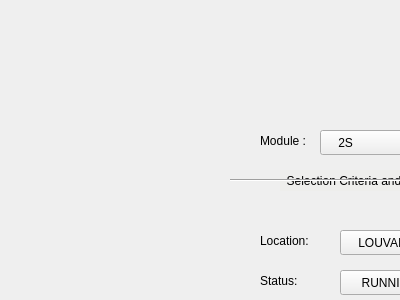
<?xml version="1.0" encoding="UTF-8"?>
<ui version="4.0">
 <class>Form</class>
 <widget class="QWidget" name="Form">
  <property name="geometry">
   <rect>
    <x>0</x>
    <y>0</y>
    <width>400</width>
    <height>300</height>
   </rect>
  </property>
  <property name="windowTitle">
   <string>Form</string>
  </property>
  <widget class="Line" name="line">
   <property name="geometry">
    <rect>
     <x>230</x>
     <y>360</y>
     <width>1461</width>
     <height>20</height>
    </rect>
   </property>
   <property name="orientation">
    <enum>Qt::Horizontal</enum>
   </property>
  </widget>
  <widget class="QLabel" name="label_2">
   <property name="geometry">
    <rect>
     <x>280</x>
     <y>359</y>
     <width>51</width>
     <height>21</height>
    </rect>
   </property>
   <property name="styleSheet">
    <string notr="true">font: 75 12pt &quot;Ubuntu Condensed&quot;;
background-color: rgb(238, 238, 236);
</string>
   </property>
   <property name="text">
    <string>  Status</string>
   </property>
  </widget>
  <widget class="QWidget" name="widget" native="true">
   <property name="geometry">
    <rect>
     <x>850</x>
     <y>100</y>
     <width>901</width>
     <height>261</height>
    </rect>
   </property>
  </widget>
  <widget class="QLabel" name="label_6">
   <property name="geometry">
    <rect>
     <x>260</x>
     <y>230</y>
     <width>61</width>
     <height>21</height>
    </rect>
   </property>
   <property name="styleSheet">
    <string notr="true">font: 12pt &quot;Ubuntu Condensed&quot;;</string>
   </property>
   <property name="text">
    <string>Location:</string>
   </property>
  </widget>
  <widget class="QComboBox" name="comboBox_4">
   <property name="geometry">
    <rect>
     <x>340</x>
     <y>270</y>
     <width>151</width>
     <height>25</height>
    </rect>
   </property>
   <property name="styleSheet">
    <string notr="true">font: 12pt &quot;Ubuntu Condensed&quot;;</string>
   </property>
   <item>
    <property name="text">
     <string>     RUNNING</string>
    </property>
   </item>
   <item>
    <property name="text">
     <string>     FAULTY</string>
    </property>
   </item>
  </widget>
  <widget class="QLabel" name="label_8">
   <property name="geometry">
    <rect>
     <x>520</x>
     <y>270</y>
     <width>61</width>
     <height>21</height>
    </rect>
   </property>
   <property name="styleSheet">
    <string notr="true">font: 12pt &quot;Ubuntu Condensed&quot;;</string>
   </property>
   <property name="text">
    <string>Show:</string>
   </property>
  </widget>
  <widget class="QLineEdit" name="lineEdit">
   <property name="geometry">
    <rect>
     <x>630</x>
     <y>130</y>
     <width>201</width>
     <height>25</height>
    </rect>
   </property>
  </widget>
  <widget class="QComboBox" name="comboBox_3">
   <property name="geometry">
    <rect>
     <x>340</x>
     <y>230</y>
     <width>151</width>
     <height>25</height>
    </rect>
   </property>
   <property name="styleSheet">
    <string notr="true">font: 12pt &quot;Ubuntu Condensed&quot;;</string>
   </property>
   <item>
    <property name="text">
     <string>    LOUVAIN</string>
    </property>
   </item>
  </widget>
  <widget class="QLabel" name="label_9">
   <property name="geometry">
    <rect>
     <x>260</x>
     <y>310</y>
     <width>81</width>
     <height>21</height>
    </rect>
   </property>
   <property name="styleSheet">
    <string notr="true">font: 12pt &quot;Ubuntu Condensed&quot;;</string>
   </property>
   <property name="text">
    <string>Last action:</string>
   </property>
  </widget>
  <widget class="QLabel" name="label_5">
   <property name="geometry">
    <rect>
     <x>280</x>
     <y>170</y>
     <width>251</width>
     <height>21</height>
    </rect>
   </property>
   <property name="styleSheet">
    <string notr="true">font: 75 12pt &quot;Ubuntu Condensed&quot;;
background-color: rgb(238, 238, 236);
</string>
   </property>
   <property name="text">
    <string>  Selection Criteria and showing proprties </string>
   </property>
  </widget>
  <widget class="QRadioButton" name="radioButton_2">
   <property name="geometry">
    <rect>
     <x>540</x>
     <y>380</y>
     <width>175</width>
     <height>25</height>
    </rect>
   </property>
   <property name="styleSheet">
    <string notr="true">font: 12pt &quot;Ubuntu Condensed&quot;;</string>
   </property>
   <property name="text">
    <string>Without known problems</string>
   </property>
  </widget>
  <widget class="QComboBox" name="comboBox">
   <property name="geometry">
    <rect>
     <x>860</x>
     <y>380</y>
     <width>251</width>
     <height>27</height>
    </rect>
   </property>
   <property name="font">
    <font>
     <family>Ubuntu Condensed</family>
     <pointsize>12</pointsize>
     <weight>50</weight>
     <italic>false</italic>
     <bold>false</bold>
    </font>
   </property>
   <property name="styleSheet">
    <string notr="true">font: 12pt &quot;Ubuntu Condensed&quot;;</string>
   </property>
   <item>
    <property name="text">
     <string>      Bad DAQ test performance </string>
    </property>
   </item>
  </widget>
  <widget class="QLabel" name="label_3">
   <property name="geometry">
    <rect>
     <x>260</x>
     <y>130</y>
     <width>61</width>
     <height>21</height>
    </rect>
   </property>
   <property name="styleSheet">
    <string notr="true">font: 12pt &quot;Ubuntu Condensed&quot;;</string>
   </property>
   <property name="text">
    <string>Module :</string>
   </property>
  </widget>
  <widget class="QRadioButton" name="radioButton_6">
   <property name="geometry">
    <rect>
     <x>570</x>
     <y>270</y>
     <width>121</width>
     <height>25</height>
    </rect>
   </property>
   <property name="styleSheet">
    <string notr="true">font: 12pt &quot;Ubuntu Condensed&quot;;</string>
   </property>
   <property name="text">
    <string>Module ID</string>
   </property>
  </widget>
  <widget class="QFrame" name="frame">
   <property name="geometry">
    <rect>
     <x>200</x>
     <y>420</y>
     <width>1561</width>
     <height>301</height>
    </rect>
   </property>
   <property name="minimumSize">
    <size>
     <width>1541</width>
     <height>0</height>
    </size>
   </property>
   <property name="styleSheet">
    <string notr="true"/>
   </property>
   <property name="frameShape">
    <enum>QFrame::StyledPanel</enum>
   </property>
   <property name="frameShadow">
    <enum>QFrame::Raised</enum>
   </property>
   <widget class="QFrame" name="frame_2">
    <property name="geometry">
     <rect>
      <x>10</x>
      <y>200</y>
      <width>1541</width>
      <height>91</height>
     </rect>
    </property>
    <property name="minimumSize">
     <size>
      <width>1511</width>
      <height>71</height>
     </size>
    </property>
    <property name="frameShape">
     <enum>QFrame::StyledPanel</enum>
    </property>
    <property name="frameShadow">
     <enum>QFrame::Raised</enum>
    </property>
    <widget class="QTextEdit" name="textEdit">
     <property name="geometry">
      <rect>
       <x>10</x>
       <y>10</y>
       <width>1521</width>
       <height>71</height>
      </rect>
     </property>
    </widget>
   </widget>
   <widget class="QLabel" name="label">
    <property name="geometry">
     <rect>
      <x>30</x>
      <y>190</y>
      <width>67</width>
      <height>17</height>
     </rect>
    </property>
    <property name="font">
     <font>
      <family>Ubuntu Condensed</family>
      <pointsize>12</pointsize>
      <weight>50</weight>
      <italic>false</italic>
      <bold>false</bold>
     </font>
    </property>
    <property name="styleSheet">
     <string notr="true">font: 12pt &quot;Ubuntu Condensed&quot;;
background-color: rgb(238, 238, 236);</string>
    </property>
    <property name="text">
     <string> Console</string>
    </property>
   </widget>
   <widget class="QTableWidget" name="tableWidget">
    <property name="geometry">
     <rect>
      <x>10</x>
      <y>10</y>
      <width>1541</width>
      <height>171</height>
     </rect>
    </property>
    <property name="styleSheet">
     <string notr="true">font: 75 11pt &quot;Ubuntu Condensed&quot;;</string>
    </property>
    <property name="rowCount">
     <number>0</number>
    </property>
    <property name="columnCount">
     <number>6</number>
    </property>
    <column>
     <property name="text">
      <string>QUANTITY</string>
     </property>
    </column>
    <column>
     <property name="text">
      <string>TYPE</string>
     </property>
    </column>
    <column>
     <property name="text">
      <string>LOCATION</string>
     </property>
    </column>
    <column>
     <property name="text">
      <string>STATUS</string>
     </property>
    </column>
    <column>
     <property name="text">
      <string>LAST ACTION</string>
     </property>
    </column>
    <column>
     <property name="text">
      <string>OPERATOR</string>
     </property>
    </column>
   </widget>
  </widget>
  <widget class="Line" name="line_2">
   <property name="geometry">
    <rect>
     <x>230</x>
     <y>170</y>
     <width>611</width>
     <height>20</height>
    </rect>
   </property>
   <property name="orientation">
    <enum>Qt::Horizontal</enum>
   </property>
  </widget>
  <widget class="QComboBox" name="comboBox_6">
   <property name="geometry">
    <rect>
     <x>340</x>
     <y>310</y>
     <width>151</width>
     <height>25</height>
    </rect>
   </property>
   <property name="styleSheet">
    <string notr="true">font: 12pt &quot;Ubuntu Condensed&quot;;</string>
   </property>
   <item>
    <property name="text">
     <string>     VALIDATION</string>
    </property>
   </item>
   <item>
    <property name="text">
     <string/>
    </property>
   </item>
  </widget>
  <widget class="QRadioButton" name="radioButton_7">
   <property name="geometry">
    <rect>
     <x>570</x>
     <y>300</y>
     <width>121</width>
     <height>25</height>
    </rect>
   </property>
   <property name="styleSheet">
    <string notr="true">font: 12pt &quot;Ubuntu Condensed&quot;;</string>
   </property>
   <property name="text">
    <string>Module History</string>
   </property>
  </widget>
  <widget class="QLabel" name="label_4">
   <property name="geometry">
    <rect>
     <x>500</x>
     <y>130</y>
     <width>141</width>
     <height>21</height>
    </rect>
   </property>
   <property name="font">
    <font>
     <family>Ubuntu Condensed</family>
     <pointsize>12</pointsize>
     <weight>50</weight>
     <italic>false</italic>
     <bold>false</bold>
     <underline>false</underline>
    </font>
   </property>
   <property name="styleSheet">
    <string notr="true">font: 12pt &quot;Ubuntu Condensed&quot;;</string>
   </property>
   <property name="text">
    <string>    OR Enter BarCode:</string>
   </property>
  </widget>
  <widget class="QRadioButton" name="radioButton_3">
   <property name="geometry">
    <rect>
     <x>360</x>
     <y>380</y>
     <width>155</width>
     <height>25</height>
    </rect>
   </property>
   <property name="styleSheet">
    <string notr="true">font: 12pt &quot;Ubuntu Condensed&quot;;</string>
   </property>
   <property name="text">
    <string>With known problems</string>
   </property>
  </widget>
  <widget class="QRadioButton" name="radioButton">
   <property name="geometry">
    <rect>
     <x>290</x>
     <y>380</y>
     <width>41</width>
     <height>25</height>
    </rect>
   </property>
   <property name="styleSheet">
    <string notr="true">font: 12pt &quot;Ubuntu Condensed&quot;;</string>
   </property>
   <property name="text">
    <string>All</string>
   </property>
  </widget>
  <widget class="QRadioButton" name="radioButton_4">
   <property name="geometry">
    <rect>
     <x>740</x>
     <y>380</y>
     <width>108</width>
     <height>25</height>
    </rect>
   </property>
   <property name="styleSheet">
    <string notr="true">font: 12pt &quot;Ubuntu Condensed&quot;;</string>
   </property>
   <property name="text">
    <string>Concerned by:</string>
   </property>
  </widget>
  <widget class="QComboBox" name="comboBox_2">
   <property name="geometry">
    <rect>
     <x>320</x>
     <y>130</y>
     <width>151</width>
     <height>25</height>
    </rect>
   </property>
   <property name="styleSheet">
    <string notr="true">font: 12pt &quot;Ubuntu Condensed&quot;;</string>
   </property>
   <item>
    <property name="text">
     <string>    2S</string>
    </property>
   </item>
   <item>
    <property name="text">
     <string>    PS</string>
    </property>
   </item>
  </widget>
  <widget class="QRadioButton" name="radioButton_5">
   <property name="geometry">
    <rect>
     <x>570</x>
     <y>240</y>
     <width>121</width>
     <height>25</height>
    </rect>
   </property>
   <property name="styleSheet">
    <string notr="true">font: 12pt &quot;Ubuntu Condensed&quot;;</string>
   </property>
   <property name="text">
    <string>Module Count</string>
   </property>
  </widget>
  <widget class="QLabel" name="label_7">
   <property name="geometry">
    <rect>
     <x>260</x>
     <y>270</y>
     <width>61</width>
     <height>21</height>
    </rect>
   </property>
   <property name="styleSheet">
    <string notr="true">font: 12pt &quot;Ubuntu Condensed&quot;;</string>
   </property>
   <property name="text">
    <string>Status:</string>
   </property>
  </widget>
 </widget>
 <resources/>
 <connections/>
</ui>
